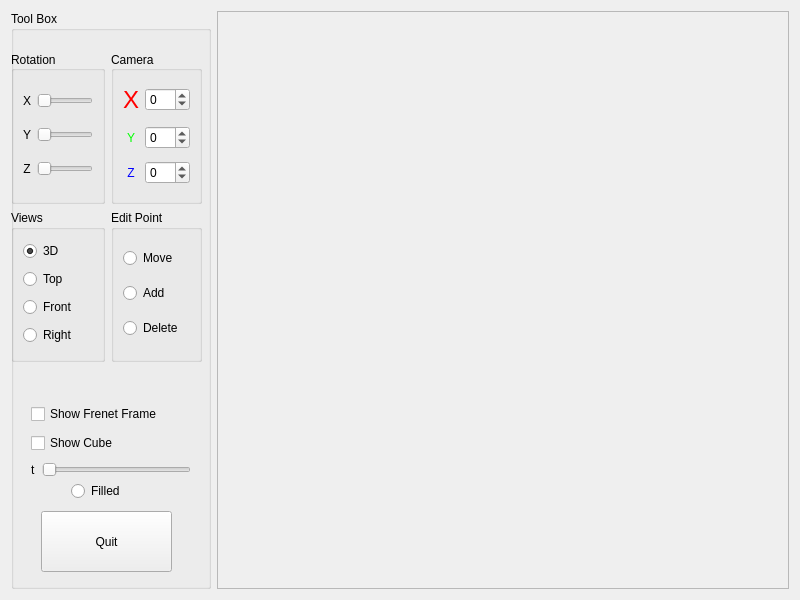
<?xml version="1.0" encoding="UTF-8"?>
<ui version="4.0">
 <class>frmMain</class>
 <widget class="QWidget" name="frmMain">
  <property name="geometry">
   <rect>
    <x>0</x>
    <y>0</y>
    <width>800</width>
    <height>600</height>
   </rect>
  </property>
  <property name="windowTitle">
   <string>OpenGl - Qt -Direct Mode Drawing</string>
  </property>
  <layout class="QGridLayout" name="gridLayout">
   <item row="0" column="1">
    <widget class="QScrollArea" name="glWidgetArea">
     <property name="sizePolicy">
      <sizepolicy hsizetype="Ignored" vsizetype="Ignored">
       <horstretch>0</horstretch>
       <verstretch>0</verstretch>
      </sizepolicy>
     </property>
     <property name="verticalScrollBarPolicy">
      <enum>Qt::ScrollBarAlwaysOff</enum>
     </property>
     <property name="horizontalScrollBarPolicy">
      <enum>Qt::ScrollBarAlwaysOff</enum>
     </property>
     <property name="widgetResizable">
      <bool>true</bool>
     </property>
     <widget class="QWidget" name="scrollAreaWidgetContents">
      <property name="geometry">
       <rect>
        <x>0</x>
        <y>0</y>
        <width>574</width>
        <height>580</height>
       </rect>
      </property>
     </widget>
    </widget>
   </item>
   <item row="0" column="0">
    <widget class="QGroupBox" name="tool_box">
     <property name="maximumSize">
      <size>
       <width>200</width>
       <height>600</height>
      </size>
     </property>
     <property name="title">
      <string>Tool Box</string>
     </property>
     <widget class="QRadioButton" name="radioButton">
      <property name="geometry">
       <rect>
        <x>60</x>
        <y>470</y>
        <width>61</width>
        <height>20</height>
       </rect>
      </property>
      <property name="text">
       <string>Filled</string>
      </property>
     </widget>
     <widget class="QWidget" name="gridLayoutWidget">
      <property name="geometry">
       <rect>
        <x>0</x>
        <y>40</y>
        <width>191</width>
        <height>311</height>
       </rect>
      </property>
      <layout class="QGridLayout" name="gridLayout_3">
       <item row="0" column="0">
        <widget class="QGroupBox" name="cube_rotation">
         <property name="font">
          <font>
           <pointsize>9</pointsize>
          </font>
         </property>
         <property name="title">
          <string>Rotation</string>
         </property>
         <property name="alignment">
          <set>Qt::AlignLeading|Qt::AlignLeft|Qt::AlignVCenter</set>
         </property>
         <layout class="QVBoxLayout" name="verticalLayout">
          <item>
           <layout class="QHBoxLayout" name="horizontalLayout_5">
            <item>
             <widget class="QLabel" name="label_9">
              <property name="text">
               <string>X</string>
              </property>
              <property name="alignment">
               <set>Qt::AlignCenter</set>
              </property>
             </widget>
            </item>
            <item>
             <widget class="QSlider" name="horizontalSlider">
              <property name="enabled">
               <bool>true</bool>
              </property>
              <property name="maximum">
               <number>360</number>
              </property>
              <property name="pageStep">
               <number>1</number>
              </property>
              <property name="orientation">
               <enum>Qt::Horizontal</enum>
              </property>
             </widget>
            </item>
           </layout>
          </item>
          <item>
           <layout class="QHBoxLayout" name="horizontalLayout_6">
            <item>
             <widget class="QLabel" name="label_3">
              <property name="text">
               <string>Y</string>
              </property>
              <property name="alignment">
               <set>Qt::AlignCenter</set>
              </property>
             </widget>
            </item>
            <item>
             <widget class="QSlider" name="horizontalSlider_2">
              <property name="maximum">
               <number>360</number>
              </property>
              <property name="pageStep">
               <number>1</number>
              </property>
              <property name="orientation">
               <enum>Qt::Horizontal</enum>
              </property>
             </widget>
            </item>
           </layout>
          </item>
          <item>
           <layout class="QHBoxLayout" name="horizontalLayout_7">
            <item>
             <widget class="QLabel" name="label_4">
              <property name="text">
               <string>Z</string>
              </property>
              <property name="alignment">
               <set>Qt::AlignCenter</set>
              </property>
             </widget>
            </item>
            <item>
             <widget class="QSlider" name="horizontalSlider_3">
              <property name="maximum">
               <number>360</number>
              </property>
              <property name="pageStep">
               <number>1</number>
              </property>
              <property name="orientation">
               <enum>Qt::Horizontal</enum>
              </property>
             </widget>
            </item>
           </layout>
          </item>
         </layout>
        </widget>
       </item>
       <item row="1" column="0">
        <widget class="QGroupBox" name="change_view">
         <property name="font">
          <font>
           <pointsize>9</pointsize>
          </font>
         </property>
         <property name="title">
          <string>Views</string>
         </property>
         <layout class="QVBoxLayout" name="verticalLayout_3">
          <item>
           <widget class="QRadioButton" name="radioButton_6">
            <property name="text">
             <string>3D</string>
            </property>
            <property name="checked">
             <bool>true</bool>
            </property>
           </widget>
          </item>
          <item>
           <widget class="QRadioButton" name="radioButton_7">
            <property name="text">
             <string>Top</string>
            </property>
           </widget>
          </item>
          <item>
           <widget class="QRadioButton" name="radioButton_8">
            <property name="text">
             <string>Front</string>
            </property>
           </widget>
          </item>
          <item>
           <widget class="QRadioButton" name="radioButton_9">
            <property name="text">
             <string>Right</string>
            </property>
           </widget>
          </item>
         </layout>
        </widget>
       </item>
       <item row="0" column="1">
        <widget class="QGroupBox" name="camera_position">
         <property name="font">
          <font>
           <pointsize>9</pointsize>
          </font>
         </property>
         <property name="title">
          <string>Camera</string>
         </property>
         <property name="alignment">
          <set>Qt::AlignLeading|Qt::AlignLeft|Qt::AlignVCenter</set>
         </property>
         <layout class="QVBoxLayout" name="verticalLayout_2">
          <item>
           <layout class="QHBoxLayout" name="horizontalLayout_2">
            <item>
             <widget class="QLabel" name="label_5">
              <property name="font">
               <font>
                <family>Lucida Grande</family>
                <pointsize>18</pointsize>
                <weight>9</weight>
                <italic>false</italic>
                <bold>false</bold>
               </font>
              </property>
              <property name="styleSheet">
               <string notr="true">font: 75 18pt &quot;Lucida Grande&quot;;
color: rgb(255, 0, 0);</string>
              </property>
              <property name="text">
               <string>X</string>
              </property>
              <property name="alignment">
               <set>Qt::AlignCenter</set>
              </property>
             </widget>
            </item>
            <item>
             <widget class="QSpinBox" name="spinBoxX">
              <property name="minimum">
               <number>-99</number>
              </property>
              <property name="value">
               <number>0</number>
              </property>
             </widget>
            </item>
           </layout>
          </item>
          <item>
           <layout class="QHBoxLayout" name="horizontalLayout_3">
            <item>
             <widget class="QLabel" name="label_6">
              <property name="styleSheet">
               <string notr="true">font: 75 18pt &quot;Lucida Grande&quot;;
color: rgb(0, 255, 0);</string>
              </property>
              <property name="text">
               <string>Y</string>
              </property>
              <property name="alignment">
               <set>Qt::AlignCenter</set>
              </property>
             </widget>
            </item>
            <item>
             <widget class="QSpinBox" name="spinBoxY">
              <property name="minimum">
               <number>-99</number>
              </property>
              <property name="value">
               <number>0</number>
              </property>
             </widget>
            </item>
           </layout>
          </item>
          <item>
           <layout class="QHBoxLayout" name="horizontalLayout_4">
            <item>
             <widget class="QLabel" name="label_8">
              <property name="styleSheet">
               <string notr="true">font: 75 18pt &quot;Lucida Grande&quot;;
color: rgb(0, 0, 255);</string>
              </property>
              <property name="text">
               <string>Z</string>
              </property>
              <property name="alignment">
               <set>Qt::AlignCenter</set>
              </property>
             </widget>
            </item>
            <item>
             <widget class="QSpinBox" name="spinBoxZ">
              <property name="minimum">
               <number>-99</number>
              </property>
              <property name="value">
               <number>0</number>
              </property>
             </widget>
            </item>
           </layout>
          </item>
         </layout>
        </widget>
       </item>
       <item row="1" column="1">
        <widget class="QGroupBox" name="edit_point">
         <property name="font">
          <font>
           <pointsize>9</pointsize>
          </font>
         </property>
         <property name="title">
          <string>Edit Point</string>
         </property>
         <layout class="QVBoxLayout" name="verticalLayout_4">
          <item>
           <widget class="QRadioButton" name="rb_movePt">
            <property name="enabled">
             <bool>true</bool>
            </property>
            <property name="text">
             <string>Move</string>
            </property>
           </widget>
          </item>
          <item>
           <widget class="QRadioButton" name="rb_addPt">
            <property name="enabled">
             <bool>true</bool>
            </property>
            <property name="text">
             <string>Add</string>
            </property>
           </widget>
          </item>
          <item>
           <widget class="QRadioButton" name="rb_deletePt">
            <property name="enabled">
             <bool>true</bool>
            </property>
            <property name="text">
             <string>Delete</string>
            </property>
           </widget>
          </item>
         </layout>
        </widget>
       </item>
      </layout>
     </widget>
     <widget class="QPushButton" name="btnClose">
      <property name="geometry">
       <rect>
        <x>30</x>
        <y>500</y>
        <width>131</width>
        <height>61</height>
       </rect>
      </property>
      <property name="text">
       <string>Quit</string>
      </property>
     </widget>
     <widget class="QWidget" name="verticalLayoutWidget">
      <property name="geometry">
       <rect>
        <x>20</x>
        <y>390</y>
        <width>160</width>
        <height>80</height>
       </rect>
      </property>
      <layout class="QVBoxLayout" name="verticalLayout_5">
       <item>
        <widget class="QCheckBox" name="checkBox_2">
         <property name="text">
          <string>Show Frenet Frame</string>
         </property>
        </widget>
       </item>
       <item>
        <widget class="QCheckBox" name="chkbox_frame">
         <property name="text">
          <string>Show Cube</string>
         </property>
        </widget>
       </item>
       <item>
        <layout class="QHBoxLayout" name="horizontalLayout">
         <item>
          <widget class="QLabel" name="label">
           <property name="text">
            <string>t</string>
           </property>
          </widget>
         </item>
         <item>
          <widget class="QSlider" name="slider_t">
           <property name="maximum">
            <number>99</number>
           </property>
           <property name="singleStep">
            <number>2</number>
           </property>
           <property name="orientation">
            <enum>Qt::Horizontal</enum>
           </property>
          </widget>
         </item>
        </layout>
       </item>
      </layout>
     </widget>
    </widget>
   </item>
  </layout>
 </widget>
 <resources/>
 <connections>
  <connection>
   <sender>horizontalSlider_2</sender>
   <signal>valueChanged(int)</signal>
   <receiver>frmMain</receiver>
   <slot>yrot(int)</slot>
   <hints>
    <hint type="sourcelabel">
     <x>79</x>
     <y>141</y>
    </hint>
    <hint type="destinationlabel">
     <x>188</x>
     <y>306</y>
    </hint>
   </hints>
  </connection>
  <connection>
   <sender>horizontalSlider_3</sender>
   <signal>valueChanged(int)</signal>
   <receiver>frmMain</receiver>
   <slot>zrot(int)</slot>
   <hints>
    <hint type="sourcelabel">
     <x>79</x>
     <y>180</y>
    </hint>
    <hint type="destinationlabel">
     <x>190</x>
     <y>401</y>
    </hint>
   </hints>
  </connection>
  <connection>
   <sender>spinBoxX</sender>
   <signal>valueChanged(int)</signal>
   <receiver>frmMain</receiver>
   <slot>xFrom(int)</slot>
   <hints>
    <hint type="sourcelabel">
     <x>185</x>
     <y>107</y>
    </hint>
    <hint type="destinationlabel">
     <x>190</x>
     <y>382</y>
    </hint>
   </hints>
  </connection>
  <connection>
   <sender>spinBoxY</sender>
   <signal>valueChanged(int)</signal>
   <receiver>frmMain</receiver>
   <slot>yFrom(int)</slot>
   <hints>
    <hint type="sourcelabel">
     <x>185</x>
     <y>146</y>
    </hint>
    <hint type="destinationlabel">
     <x>190</x>
     <y>442</y>
    </hint>
   </hints>
  </connection>
  <connection>
   <sender>spinBoxZ</sender>
   <signal>valueChanged(int)</signal>
   <receiver>frmMain</receiver>
   <slot>zFrom(int)</slot>
   <hints>
    <hint type="sourcelabel">
     <x>185</x>
     <y>184</y>
    </hint>
    <hint type="destinationlabel">
     <x>189</x>
     <y>506</y>
    </hint>
   </hints>
  </connection>
  <connection>
   <sender>radioButton</sender>
   <signal>clicked(bool)</signal>
   <receiver>frmMain</receiver>
   <slot>filledOn(bool)</slot>
   <hints>
    <hint type="sourcelabel">
     <x>120</x>
     <y>498</y>
    </hint>
    <hint type="destinationlabel">
     <x>190</x>
     <y>550</y>
    </hint>
   </hints>
  </connection>
  <connection>
   <sender>horizontalSlider</sender>
   <signal>valueChanged(int)</signal>
   <receiver>frmMain</receiver>
   <slot>xrot(int)</slot>
   <hints>
    <hint type="sourcelabel">
     <x>79</x>
     <y>103</y>
    </hint>
    <hint type="destinationlabel">
     <x>186</x>
     <y>256</y>
    </hint>
   </hints>
  </connection>
  <connection>
   <sender>radioButton_7</sender>
   <signal>clicked()</signal>
   <receiver>frmMain</receiver>
   <slot>topView()</slot>
   <hints>
    <hint type="sourcelabel">
     <x>80</x>
     <y>287</y>
    </hint>
    <hint type="destinationlabel">
     <x>289</x>
     <y>352</y>
    </hint>
   </hints>
  </connection>
  <connection>
   <sender>btnClose</sender>
   <signal>clicked()</signal>
   <receiver>frmMain</receiver>
   <slot>endit()</slot>
   <hints>
    <hint type="sourcelabel">
     <x>169</x>
     <y>569</y>
    </hint>
    <hint type="destinationlabel">
     <x>657</x>
     <y>530</y>
    </hint>
   </hints>
  </connection>
  <connection>
   <sender>btnClose</sender>
   <signal>clicked()</signal>
   <receiver>frmMain</receiver>
   <slot>endit()</slot>
   <hints>
    <hint type="sourcelabel">
     <x>169</x>
     <y>569</y>
    </hint>
    <hint type="destinationlabel">
     <x>194</x>
     <y>215</y>
    </hint>
   </hints>
  </connection>
  <connection>
   <sender>btnClose</sender>
   <signal>clicked()</signal>
   <receiver>frmMain</receiver>
   <slot>clear()</slot>
   <hints>
    <hint type="sourcelabel">
     <x>169</x>
     <y>569</y>
    </hint>
    <hint type="destinationlabel">
     <x>650</x>
     <y>579</y>
    </hint>
   </hints>
  </connection>
  <connection>
   <sender>radioButton_8</sender>
   <signal>clicked()</signal>
   <receiver>frmMain</receiver>
   <slot>frontView()</slot>
   <hints>
    <hint type="sourcelabel">
     <x>80</x>
     <y>315</y>
    </hint>
    <hint type="destinationlabel">
     <x>289</x>
     <y>403</y>
    </hint>
   </hints>
  </connection>
  <connection>
   <sender>radioButton_9</sender>
   <signal>clicked()</signal>
   <receiver>frmMain</receiver>
   <slot>rightView()</slot>
   <hints>
    <hint type="sourcelabel">
     <x>80</x>
     <y>343</y>
    </hint>
    <hint type="destinationlabel">
     <x>293</x>
     <y>446</y>
    </hint>
   </hints>
  </connection>
  <connection>
   <sender>radioButton_6</sender>
   <signal>clicked()</signal>
   <receiver>frmMain</receiver>
   <slot>perspectiveView()</slot>
   <hints>
    <hint type="sourcelabel">
     <x>79</x>
     <y>248</y>
    </hint>
    <hint type="destinationlabel">
     <x>292</x>
     <y>320</y>
    </hint>
   </hints>
  </connection>
  <connection>
   <sender>rb_addPt</sender>
   <signal>clicked()</signal>
   <receiver>frmMain</receiver>
   <slot>addPt()</slot>
   <hints>
    <hint type="sourcelabel">
     <x>186</x>
     <y>287</y>
    </hint>
    <hint type="destinationlabel">
     <x>293</x>
     <y>261</y>
    </hint>
   </hints>
  </connection>
  <connection>
   <sender>rb_movePt</sender>
   <signal>clicked()</signal>
   <receiver>frmMain</receiver>
   <slot>movePt()</slot>
   <hints>
    <hint type="sourcelabel">
     <x>186</x>
     <y>266</y>
    </hint>
    <hint type="destinationlabel">
     <x>294</x>
     <y>300</y>
    </hint>
   </hints>
  </connection>
  <connection>
   <sender>rb_deletePt</sender>
   <signal>clicked()</signal>
   <receiver>frmMain</receiver>
   <slot>deletePt()</slot>
   <hints>
    <hint type="sourcelabel">
     <x>186</x>
     <y>336</y>
    </hint>
    <hint type="destinationlabel">
     <x>290</x>
     <y>383</y>
    </hint>
   </hints>
  </connection>
  <connection>
   <sender>slider_t</sender>
   <signal>sliderMoved(int)</signal>
   <receiver>frmMain</receiver>
   <slot>moveFrame(int)</slot>
   <hints>
    <hint type="sourcelabel">
     <x>184</x>
     <y>472</y>
    </hint>
    <hint type="destinationlabel">
     <x>212</x>
     <y>361</y>
    </hint>
   </hints>
  </connection>
  <connection>
   <sender>checkBox_2</sender>
   <signal>toggled(bool)</signal>
   <receiver>frmMain</receiver>
   <slot>showFrame(bool)</slot>
   <hints>
    <hint type="sourcelabel">
     <x>155</x>
     <y>413</y>
    </hint>
    <hint type="destinationlabel">
     <x>211</x>
     <y>418</y>
    </hint>
   </hints>
  </connection>
  <connection>
   <sender>chkbox_frame</sender>
   <signal>toggled(bool)</signal>
   <receiver>frmMain</receiver>
   <slot>showCube(bool)</slot>
   <hints>
    <hint type="sourcelabel">
     <x>93</x>
     <y>438</y>
    </hint>
    <hint type="destinationlabel">
     <x>212</x>
     <y>456</y>
    </hint>
   </hints>
  </connection>
 </connections>
 <slots>
  <slot>pushmebut()</slot>
  <slot>xrot(int)</slot>
  <slot>yrot(int)</slot>
  <slot>zrot(int)</slot>
  <slot>xFrom(int)</slot>
  <slot>yFrom(int)</slot>
  <slot>zFrom(int)</slot>
  <slot>filledOn(bool)</slot>
  <slot>moveCamera()</slot>
  <slot>topView()</slot>
  <slot>frontView()</slot>
  <slot>rightView()</slot>
  <slot>perspectiveView()</slot>
  <slot>ctrlCamera()</slot>
  <slot>addPt()</slot>
  <slot>movePt()</slot>
  <slot>deletePt()</slot>
  <slot>moveFrame(int)</slot>
  <slot>showFrame(bool)</slot>
  <slot>showCube(bool)</slot>
 </slots>
</ui>
